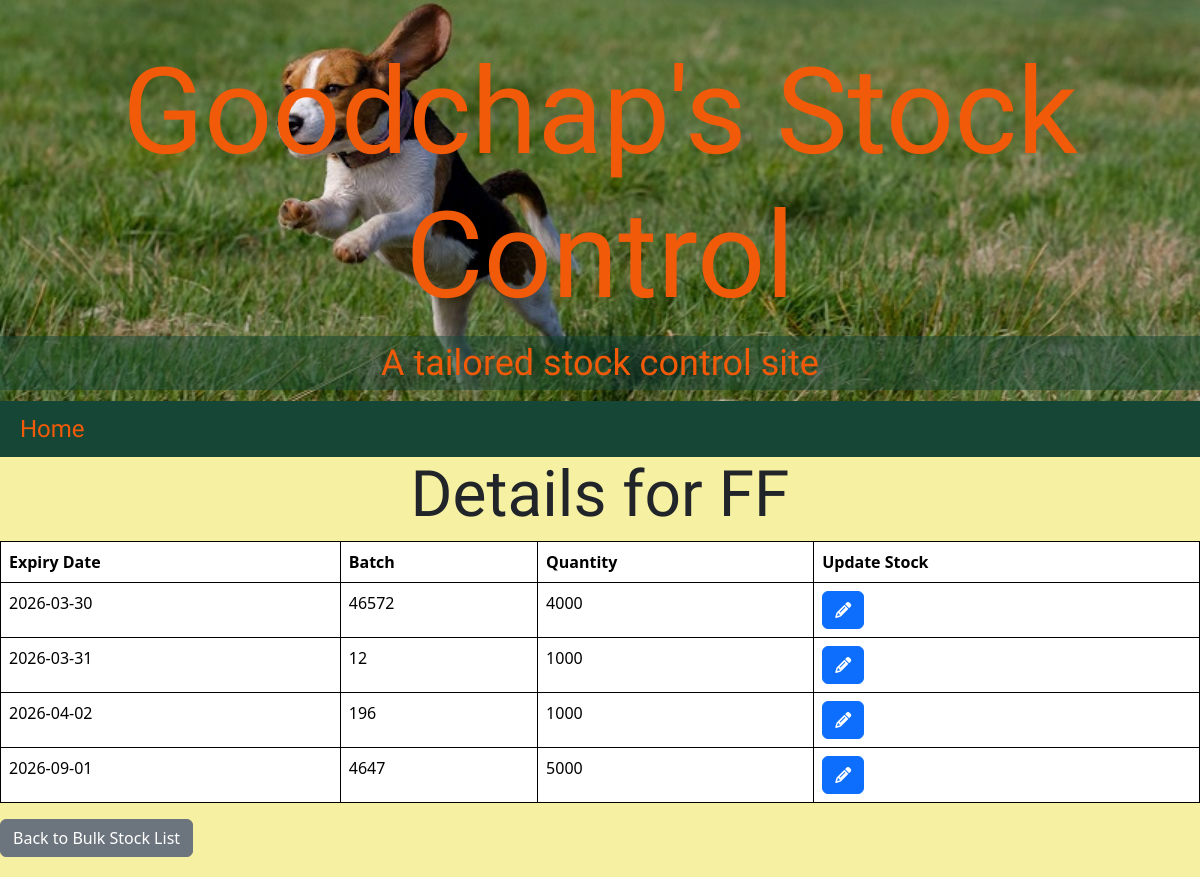
Page /bulk_stock_detail/FF/ on the committed database.
### stock/models.py (models this page shows, shortened)
class BulkStock(models.Model):
    name = models.CharField(max_length=100, default="Bulk")  # e.g., "FTT Bulk"
    quantity = models.IntegerField(default=0)  # e.g., available in grams
    expiry_date = models.DateField(default=datetime.date(2025, 1, 1))
    batch = models.IntegerField()
    products = models.ManyToManyField(Product, related_name='bulk_stocks', blank=True)

### stock/views.py (the view)
# urls.py: path('bulk_stock_detail/<str:bulk_stock_name>/', views.bulk_stock_detail, name='bulk_stock_detail'),
def bulk_stock_detail(request, bulk_stock_name):
    print("DEBUG: bulk_stock_name in bulk view:", bulk_stock_name)
    detailed_bulk_stock = (
        BulkStock.objects.filter(name=bulk_stock_name)
        .values('expiry_date', 'batch', 'id')
        .annotate(total_quantity=Sum('quantity'))
        .order_by('expiry_date', 'batch')
    )
    form = AddBulkStockDetailForm()
    return render(request, 'stock/bulk_stock_detail.html', {
        'bulk_stock_name': bulk_stock_name,
        'detailed_stock': detailed_bulk_stock,
        'form' : form
    })

### stock/templates/stock/bulk_stock_detail.html (shortened to what this page needs)
{% extends "base.html" %}
{% load static %}
{% block content %}
  <h2>Details for {{ bulk_stock_name }}</h2>
  <table class="stock_table table">
    <thead>
      <tr>
        <th>Expiry Date</th>
        <th>Batch</th>
        <th>Quantity</th>
        <th>Update Stock</th>
      </tr>
    </thead>
    <tbody>
      {% for detail in detailed_stock %}
      <tr>
        <td>{{ detail.expiry_date|date:"Y-m-d" }}</td>
        <td>{{ detail.batch }}</td>
        <td class="total_quantity">{{ detail.total_quantity }}</td>
        <td>
          <button type="button" class="btn btn-primary" data-bs-toggle="modal"
                  data-bs-target="#updateBulkStockDetailModal"
                  data-item-id="{{ detail.id }}"
                  data-product-name="{{ bulk_stock_name }}"
                  data-expiry-date="{{ detail.expiry_date|date:'Y-m-d' }}"
                  data-batch="{{ detail.batch }}">
            <i class="fa fa-pencil" aria-hidden="true"></i>
          </button>
        </td>
      </tr>
      {% empty %}
      <tr>
        <td colspan="4">No detailed stock available for {{ bulk_stock_name }}.</td>
      </tr>
      {% endfor %}
    </tbody>
  </table>
  <a href="{% url 'bulk_stock' %}" class="btn btn-secondary">Back to Bulk Stock List</a>
{% endblock %}

### static/css/style.css (style rules this page uses)
body { background-color: #F6F0A2; }
h2 { font-family: 'Black And White Picture', sans-serif; font-size: 4em; text-align: center; vertical-align: baseline; }
body { min-height: 100vh; display: flex; flex-direction: column; }
th, td { border: 1px solid black; padding-left: 5%; }

### rows in the picture
BulkStock: expiry_date "2026-03-30", batch "46572", total_quantity "4000"
BulkStock: expiry_date "2026-03-31", batch "12", total_quantity "1000"
BulkStock: expiry_date "2026-04-02", batch "196", total_quantity "1000"
BulkStock: expiry_date "2026-09-01", batch "4647", total_quantity "5000"

### other values in the picture
{{ bulk_stock_name }} "FF"
